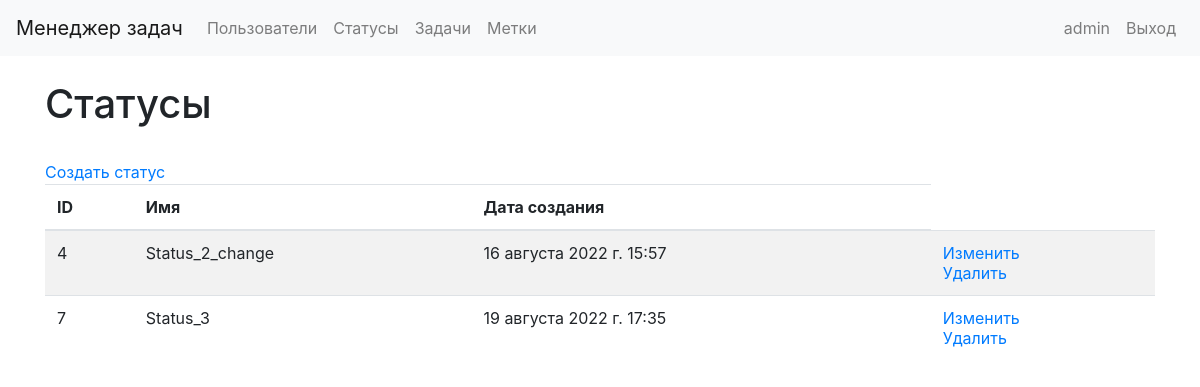
Screenshot of /statuses/ (signed in) with the database file from the repository.
### task_manager/models.py (models this page shows, shortened)
class Status(models.Model):
    name = models.CharField(max_length=100, unique=True)
    time_create = models.DateTimeField(auto_now_add=True)

### task_manager/views.py (the view)
# urls.py: path('statuses/', views.StatusList.as_view(), name='statuses_list'),
class StatusList(LoginRequiredMixin, ListView):
    model = Status
    template_name = "statuses_list.html"
    login_url = reverse_lazy('user_login')
    def dispatch(self, request, *args, **kwargs):
        if not request.user.is_authenticated:
            messages.error(request, _("Вы не авторизованы! Пожалуйста, выполните вход."))
            return redirect('user_login')
        return super().dispatch(request, *args, **kwargs)

### task_manager/templates/statuses_list.html
{% extends 'base.html' %}
{% load i18n %}
{% block content %}
    <div class="container wrapper flex-grow-1">
        <br>
        <h1>{% translate "Статусы" %}</h1>
        <br>
        <a href="{% url 'statuses_create' %}">{% translate "Создать статус" %}</a>
        <table class="table table-striped">
            <thead>
                <tr>
                    <th>{% translate "ID" %}</th>
                    <th>{% translate "Имя" %}</th>
                    <th>{% translate "Дата создания" %}</th>
                </tr>
            </thead>
            <tbody>
                {% for s in object_list %}
                <tr>
                    <td>{{s.id}}</td>
                    <td>{{s.name}}</td>
                    <td>{{s.time_create}}</td>
                    <td>
                        <a href="{% url 'statuses_update' pk=s.id %}">{% translate "Изменить" %}</a>
                        <br>
                        <a href="{% url 'statuses_delete' pk=s.id %}">{% translate "Удалить" %}</a>
                    </td>
                </tr>
                {% endfor %}
            </tbody>
        </table>
    </div>
{% endblock %}

### task_manager/templates/base.html (shortened to what this page needs)
{% load i18n %}
{% load bootstrap4 %}
{% bootstrap_css %}
{% block bootstrap4_content %}
    <nav class="navbar navbar-expand-lg navbar-light bg-light">
        <a class="navbar-brand" href="{% url 'home' %}">{% translate "Менеджер задач" %}</a>
        <div class="collapse navbar-collapse" id="navbarSupportedContent">
            <ul class="navbar-nav mr-auto">
                <li class="nav-item">
                    <a class="nav-link" href="{% url 'users_list' %}">{% translate "Пользователи" %}</a>
                </li>
                {% if request.user.is_authenticated %}
                <li class="nav-item">
                    <a class="nav-link" href="{% url 'statuses_list' %}">{% translate "Статусы" %}</a>
                </li>
                <li class="nav-item">
                    <a class="nav-link" href="{% url 'tasks_list' %}">{% translate "Задачи" %}</a>
                </li>
                <li class="nav-item">
                    <a class="nav-link" href="{% url 'labels_list' %}">{% translate "Метки" %}</a>
                </li>
                {% endif %}
            </ul>
            <ul class="navbar-nav">
                {% if request.user.is_authenticated %}
                <li class="nav-item">
                    <a class="nav-link" href="{% url 'users_update' pk=request.user.id %}">{{user.username}}</a>
                </li>
                <li class="nav-item">
                    <a class="nav-link" href="{% url 'user_logout' %}">{% translate "Выход" %}</a>
                </li>
                {% endif %}
            </ul>
        </div>
    </nav>
{% endblock %}
{% block content %}
{% endblock %}

### rows the page displays
Status: id "4", name "Status_2_change", time_create "16 августа 2022 г. 15:57"
Status: id "7", name "Status_3", time_create "19 августа 2022 г. 17:35"

### other values shown
{{ user.username }} "admin"
